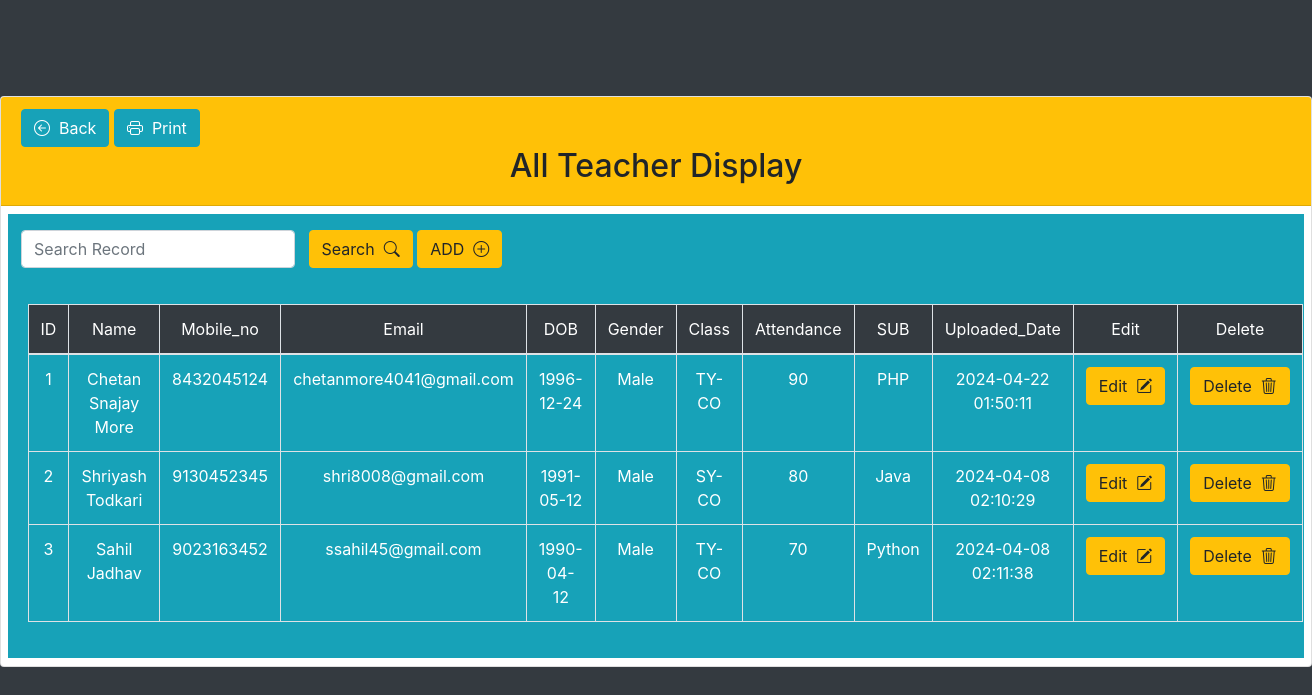
Page /Teacher/Teacher_Info/Teacherdata.php (signed in) on the committed database.
### tables this page shows
CREATE TABLE `teacher` (
  `id` int(11) NOT NULL,
  `UName` text NOT NULL,
  `Mobile_No` varchar(10) NOT NULL,
  `Email` varchar(100) NOT NULL,
  `UPassword` text NOT NULL,
  `DOB` text NOT NULL,
  `Gender` text NOT NULL,
  `Class` text NOT NULL,
  `Attendance` int(3) NOT NULL,
  `SUB` text NOT NULL,
  `code` int(11) NOT NULL,
  `Registor_Date` timestamp NOT NULL DEFAULT current_timestamp() ON UPDATE current_timestamp()
);

### Teacher/Teacher_Info/Teacherdata.php (the view, shortened to what this page needs)
<!DOCTYPE html>
<html lang="en">
<head>
    <link rel="stylesheet" href="https://cdn.jsdelivr.net/npm/bootstrap-icons@1.11.3/font/bootstrap-icons.min.css">
    <link rel="stylesheet" href="https://cdn.jsdelivr.net/npm/bootstrap@4.4.1/dist/css/bootstrap.min.css"
>
</head>
<body class="bg-dark">
<div>
    <div class="mw-100" alt="Max-width 100%">
        <div class="row mt-5">
          <div class="col">
            <div class="card mt-5">
              <div class="card-header bg-warning">
              <a href="https://deptxpert.com/DeptXPert/Teacher/Teacher.php" class="btn btn-info profile-button " type="button"><i class="bi bi-arrow-left-circle"></i>&nbsp;&nbsp;Back</a>
              <button onclick="window.print()" class="btn btn-info profile-button "><i class="bi bi-printer"></i>&nbsp;&nbsp;Print</button>
                <h2 class="display-6 text-center">All Teacher Display</h2>
              </div>
              <form action="Search.php" method="post" class="form-inline my-2" alt="Max-width 100%" >
              <div class="mx-auto bg-info" style="width:99%;">&nbsp;&nbsp;
                        <input type="text" class="form-control" name="searchvalue" placeholder="Search Record" required>&nbsp;&nbsp;
                        <button class="btn btn-warning my-3" type="submit">Search&nbsp;&nbsp;<i class="bi bi-search"></i></button>
                        <a href="Teacher_data_insert.php"class="btn btn-warning my-3" type="button">ADD&nbsp;&nbsp;<i class="bi bi-plus-circle"></i></a>
                </form>
                <div class="card-body bg-info">
                    <table class="table table-bordered text-center text-white">
                        <tr class="bg-dark text-white">
                            <td>ID</td>
                            <td>Name</td>
                            <td>Mobile_no</td>
                            <td>Email</td>
                            <td>DOB</td>
                            <td>Gender</td>
                            <td>Class</td>
                            <td>Attendance</td>
                            <td>SUB</td>
                            <td>Uploaded_Date</td>
                            <td>Edit</td>
                            <td>Delete</td>
                        </tr>
                        <tbody>
                        <?php
                            include("connection.php");
                            $sql="SELECT * FROM teacher ORDER BY id ASC";
                            $result=mysqli_query($con,$sql);
                            if ($result->num_rows > 0) {
                                while($row = mysqli_fetch_assoc($result))
                                {
                                ?>
                                <tr>
                                <td><?php echo $row['id']; ?></td>
                                <td><?php echo $row['UName']; ?></td>
                                <td><?php echo $row['Mobile_No']; ?></td>
                                <td><?php echo $row['Email']; ?></td>
                                <td><?php echo $row['DOB']; ?></td>
                                <td><?php echo $row['Gender']; ?></td>
                                <td><?php echo $row['Class']; ?></td>
                                <td><?php echo $row['Attendance']; ?></td>
                                <td><?php echo $row['SUB']; ?></td>
                                <td><?php echo $row['Registor_Date']; ?></td>
                                <td><a href="Teacher_Update.php?id=<?php echo $row['id']; ?>" class="btn btn-warning">Edit&nbsp;&nbsp;<i class="bi bi-pencil-square"></i></a></td>
                                <td><a href="del.php?id=<?php echo $row['id']; ?>" class="btn btn-warning" onclick="return confirm('Do you want Delete this record ?');">Delete&nbsp;&nbsp;<i class="bi bi-trash3"></i></a></td>
                                </tr>
                                <?php
                                }
                            } else {
                                ?>
                                <tr>
                                    <td colspan="18">No files uploaded yet.</td>
                                </tr>
                                <?php
                            }
                            ?>
                        </tbody>
                    </table>
                </div>
            </div>
        </div>
    </div>
</div>
</body>
</html>

### rows in the picture
teacher: id "1", UName "Chetan Snajay More", Mobile_No "8432045124", Email "chetanmore4041@gmail.com", DOB "1996-12-24", Gender "Male", Class "TY-CO", Attendance "90", SUB "PHP", Registor_Date "2024-04-22 01:50:11"
teacher: id "2", UName "Shriyash Todkari", Mobile_No "9130452345", Email "shri8008@gmail.com", DOB "1991-05-12", Gender "Male", Class "SY-CO", Attendance "80", SUB "Java", Registor_Date "2024-04-08 02:10:29"
teacher: id "3", UName "Sahil Jadhav", Mobile_No "9023163452", Email "ssahil45@gmail.com", DOB "1990-04-12", Gender "Male", Class "TY-CO", Attendance "70", SUB "Python", Registor_Date "2024-04-08 02:11:38"
